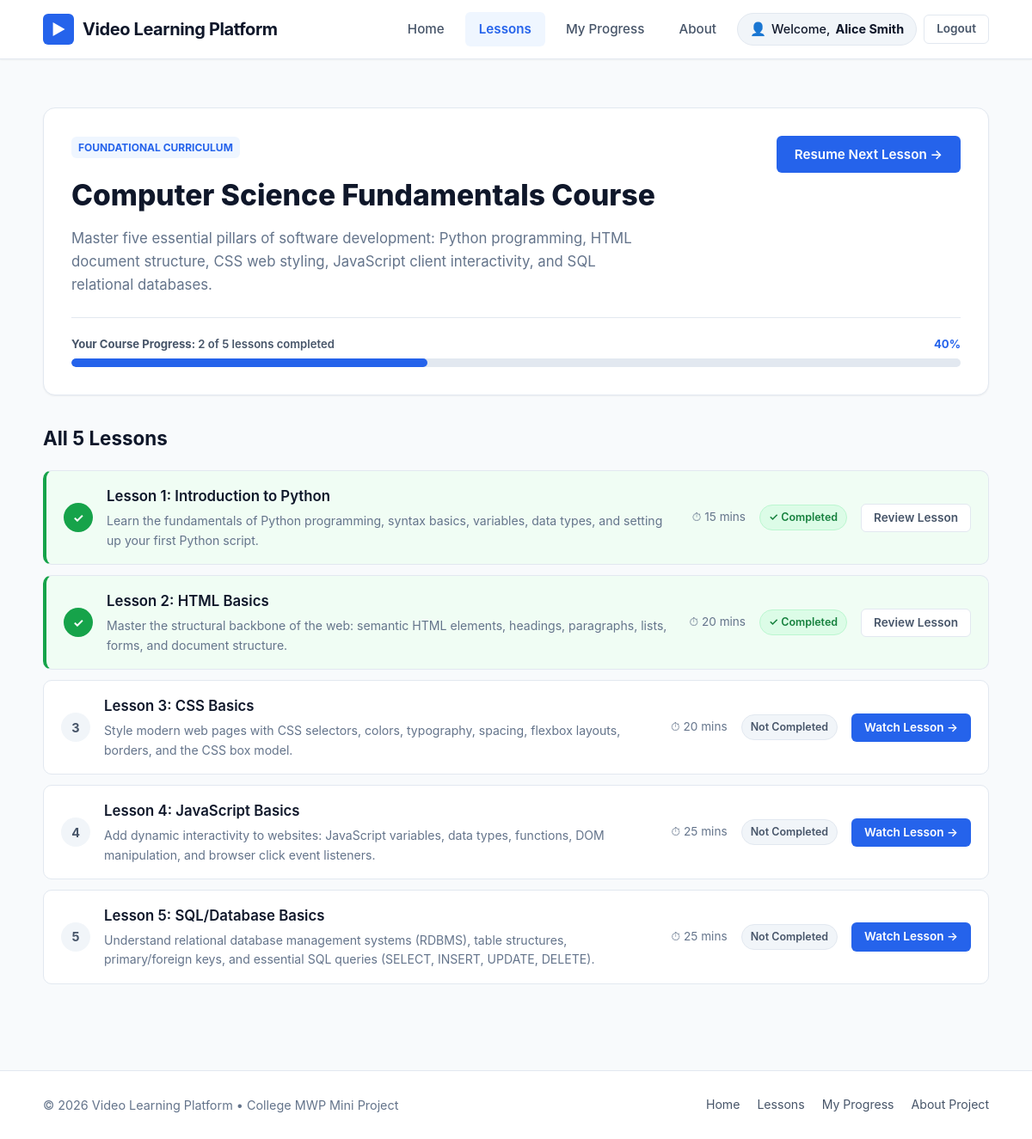
/lessons (signed in), run on the app's committed database.
### tables this page shows
CREATE TABLE progress (
            id INTEGER PRIMARY KEY AUTOINCREMENT,
            student_id INTEGER NOT NULL,
            lesson_id INTEGER NOT NULL,
            is_completed INTEGER DEFAULT 1,
            completed_at TIMESTAMP DEFAULT CURRENT_TIMESTAMP,
            UNIQUE(student_id, lesson_id),
            FOREIGN KEY (student_id) REFERENCES students (id) ON DELETE CASCADE,
            FOREIGN KEY (lesson_id) REFERENCES lessons (id) ON DELETE CASCADE
        );

CREATE TABLE lessons (
            id INTEGER PRIMARY KEY AUTOINCREMENT,
            lesson_number INTEGER UNIQUE NOT NULL,
            title TEXT NOT NULL,
            description TEXT NOT NULL,
            video_id TEXT NOT NULL,
            embed_url TEXT NOT NULL,
            duration TEXT NOT NULL,
            summary_notes TEXT
        );

### app.py (the view)
@app.route("/lessons")
@login_required
def lessons():
    student_id = session["student_id"]
    all_lessons = database.get_all_lessons(student_id=student_id)
    overview = database.get_student_progress_overview(student_id=student_id)
    return render_template("lessons.html", lessons=all_lessons, overview=overview)

### app.py (called while the page is built)
def login_required(f):
    @wraps(f)
    def decorated_function(*args, **kwargs):
        if "student_id" not in session:
            flash("Please log in to access this page.", "warning")
            return redirect(url_for("login", next=request.path))
        return f(*args, **kwargs)
    return decorated_function

@app.context_processor
def inject_user():
    return {
        "is_logged_in": "student_id" in session,
        "student_id": session.get("student_id"),
        "student_name": session.get("student_name"),
        "student_email": session.get("student_email")
    }

### database.py (called while the page is built, shortened)
def get_db_connection() -> sqlite3.Connection:
    conn = sqlite3.connect(DB_FILE)
    conn.row_factory = sqlite3.Row
    conn.execute("PRAGMA foreign_keys = ON")
    return conn

def get_all_lessons(student_id: Optional[int] = None) -> List[Dict[str, Any]]:
    conn = get_db_connection()
    cursor = conn.cursor()
    if student_id:
        query = """
            SELECT
                l.id,
                l.lesson_number,
                l.title,
                l.description,
                l.video_id,
                l.embed_url,
                l.duration,
                l.summary_notes,
                COALESCE(p.is_completed, 0) AS is_completed,
                p.completed_at
            FROM lessons l
            LEFT JOIN progress p ON l.id = p.lesson_id AND p.student_id = ?
            ORDER BY l.lesson_number ASC
        """
        rows = cursor.execute(query, (student_id,)).fetchall()
    conn.close()
    return [dict(row) for row in rows]

def get_student_progress_overview(student_id: int) -> Dict[str, Any]:
    lessons = get_all_lessons(student_id=student_id)
    total_lessons = len(lessons)
    completed_lessons = sum(1 for l in lessons if l["is_completed"])
    progress_pct = int(round((completed_lessons / total_lessons * 100))) if total_lessons > 0 else 0
    return {
        "lessons": lessons,
        "total_lessons": total_lessons,
        "completed_lessons": completed_lessons,
        "progress_pct": progress_pct
    }

### templates/lessons.html (shortened to what this page needs)
{% extends "base.html" %}
{% block content %}
<div class="container">
  <div class="lessons-header-card">
    <div style="display: flex; justify-content: space-between; align-items: flex-start; flex-wrap: wrap; gap: 16px;">
      <div>
        <span class="course-category-tag">Foundational Curriculum</span>
        <h1 style="font-size: 2.1rem; font-weight: 800; color: var(--text-dark); margin: 6px 0 10px 0;">
          Computer Science Fundamentals Course
        </h1>
        <p style="color: var(--text-muted); font-size: 1.05rem; max-width: 680px;">
          Master five essential pillars of software development: Python programming, HTML document structure, CSS web styling, JavaScript client interactivity, and SQL relational databases.
        </p>
      </div>
      <div>
        {% if overview.completed_lessons < overview.total_lessons %}
          <a href="{{ url_for('lesson_view', lesson_number=overview.completed_lessons + 1) }}" class="btn btn-primary" id="btnResumeNextLesson">
            Resume Next Lesson &rarr;
          </a>
        {% else %}
          <a href="{{ url_for('lesson_view', lesson_number=1) }}" class="btn btn-success" id="btnReviewCourse">
            Review Course &rarr;
          </a>
        {% endif %}
      </div>
    </div>
    <div class="progress-banner">
      <div class="progress-header">
        <span>
          <strong>Your Course Progress:</strong> {{ overview.completed_lessons }} of {{ overview.total_lessons }} lessons completed
        </span>
        <span style="font-weight: 700; color: var(--primary-color);">
          {{ overview.progress_pct }}%
        </span>
      </div>
      <div class="progress-bar-container" style="height: 10px;">
        <div
          class="progress-bar-fill {% if overview.progress_pct == 100 %}complete{% endif %}"
          style="width: {{ overview.progress_pct }}%;">
        </div>
      </div>
    </div>
  </div>
  <div class="lessons-list-section">
    <h2 style="font-size: 1.4rem; font-weight: 700; color: var(--text-dark); margin-bottom: 20px;">
      All 5 Lessons
    </h2>
    <div class="lesson-items">
      {% for lesson in lessons %}
        <div class="lesson-item {% if lesson.is_completed %}is-done{% endif %}" id="lessonCard-{{ lesson.lesson_number }}">
          <div class="lesson-item-left">
            <span class="lesson-order-badge">
              {% if lesson.is_completed %}✓{% else %}{{ lesson.lesson_number }}{% endif %}
            </span>
            <div class="lesson-info">
              <h4>Lesson {{ lesson.lesson_number }}: {{ lesson.title }}</h4>
              <p>{{ lesson.description }}</p>
            </div>
          </div>
          <div class="lesson-item-right">
            <span class="lesson-duration">⏱ {{ lesson.duration }}</span>
            {% if lesson.is_completed %}
              <span class="status-badge completed">✓ Completed</span>
            {% else %}
              <span class="status-badge incomplete">Not Completed</span>
            {% endif %}
            <a href="{{ url_for('lesson_view', lesson_number=lesson.lesson_number) }}"
               class="btn {% if lesson.is_completed %}btn-secondary{% else %}btn-primary{% endif %} btn-sm"
               id="btnWatchLesson-{{ lesson.lesson_number }}">
              {% if lesson.is_completed %}Review Lesson{% else %}Watch Lesson &rarr;{% endif %}
            </a>
          </div>
        </div>
      {% endfor %}
    </div>
  </div>
</div>
{% endblock %}

### templates/base.html (shortened to what this page needs)
<!DOCTYPE html>
<html lang="en">
<head>
  <link rel="stylesheet" href="{{ url_for('static', filename='css/style.css') }}">
</head>
<body>
  <header class="site-header">
    <div class="container navbar">
      <a href="{{ url_for('index') }}" class="brand-logo" id="brandLogo">
        <span class="brand-icon">▶</span>
        <span>Video Learning Platform</span>
      </a>
      <nav>
        <ul class="nav-menu" id="navMenu">
          <li>
            <a href="{{ url_for('index') }}" class="nav-link {% if request.endpoint == 'index' %}active{% endif %}" id="navHome">
              Home
            </a>
          </li>
          <li>
            <a href="{{ url_for('lessons') }}" class="nav-link {% if request.endpoint in ['lessons', 'lesson_view'] %}active{% endif %}" id="navLessons">
              Lessons
            </a>
          </li>
          <li>
            <a href="{{ url_for('progress') }}" class="nav-link {% if request.endpoint == 'progress' %}active{% endif %}" id="navProgress">
              My Progress
            </a>
          </li>
          <li>
            <a href="{{ url_for('about') }}" class="nav-link {% if request.endpoint == 'about' %}active{% endif %}" id="navAbout">
              About
            </a>
          </li>
          {% if is_logged_in %}
            <li class="nav-user-item">
              <span class="user-greeting" id="userGreeting">
                <span class="greeting-icon">👤</span> Welcome, <strong>{{ student_name }}</strong>
              </span>
            </li>
            <li>
              <a href="{{ url_for('logout') }}" class="btn btn-secondary btn-sm" id="navLogout">
                Logout
              </a>
            </li>
          {% endif %}
        </ul>
      </nav>
    </div>
  </header>
  <main class="main-content">
    {% block content %}{% endblock %}
  </main>
  <footer class="site-footer">
    <div class="container footer-content">
      <div class="footer-left">
        <p>&copy; 2026 Video Learning Platform &bull; College MWP Mini Project</p>
      </div>
      <div class="footer-right">
        <a href="{{ url_for('index') }}">Home</a>
        <a href="{{ url_for('lessons') }}">Lessons</a>
        <a href="{{ url_for('progress') }}">My Progress</a>
        <a href="{{ url_for('about') }}">About Project</a>
      </div>
    </div>
  </footer>
</body>
</html>

### data on the page
progress: lesson_number "1", title "Introduction to Python", description "Learn the fundamentals of Python programming, syntax basics, variables, data types, and setting up your first Python script.", duration "15 mins", shows "✓ Completed", shows "Review Lesson"
progress: lesson_number "2", title "HTML Basics", description "Master the structural backbone of the web: semantic HTML elements, headings, paragraphs, lists, forms, and document structure.", duration "20 mins", shows "✓ Completed", shows "Review Lesson"
lessons: lesson_number "3", title "CSS Basics", description "Style modern web pages with CSS selectors, colors, typography, spacing, flexbox layouts, borders, and the CSS box model.", duration "20 mins", shows "Not Completed", shows "Watch Lesson →"
lessons: lesson_number "4", title "JavaScript Basics", description "Add dynamic interactivity to websites: JavaScript variables, data types, functions, DOM manipulation, and browser click event listeners.", duration "25 mins", shows "Not Completed", shows "Watch Lesson →"
lessons: lesson_number "5", title "SQL/Database Basics", description "Understand relational database management systems (RDBMS), table structures, primary/foreign keys, and essential SQL queries (SELECT, INSERT, UPDATE, DELETE).", duration "25 mins", shows "Not Completed", shows "Watch Lesson →"

### other printed values
{{ student_name }} "Alice Smith"
{{ overview.completed_lessons }} "2"
{{ overview.total_lessons }} "5"
{{ overview.progress_pct }} "40"
